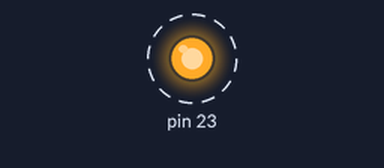
A sketch run on a simulated Arduino Uno, built with avr-gcc and run on an emulated ATmega328P. Shown: output pins drawn as LEDs (lit = HIGH). Dashed ring = blinking.

Above: at 0.5 s.
Timing chart, 0 to 4.6 s (numbered marks = the images above):
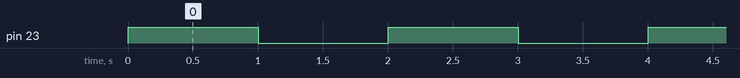

The sketch:

asm-inline-blink-improved.ino
```cpp
/**
 * ASM Inline Blink Improved
 *
 * I improved the previous inline-blink sketch
 * by implementing the SBI and CBI opcodes.
 *
 * These allow for single bit manipulation
 * with only a single opcode mneumonic.
 *
 * Author: Jazer Barclay
 */

// Setup Function (Runs once at the start)
void setup() {

  // First we must set the "pinMode".
  // I improved this by using SBI to set bit 7 in DDRB

  asm volatile (
    "sbi 0x04,7 ; Set bit 7 in io register 4 (DDRB) \n"
  );

}

// Main Loop (Repeats forever)
void loop() {

  // Now we need to set the pin high by writing to the port register
  asm volatile (
    "sbi 0x05,7 ; Set bit 7 in io register 5 (PORTB) to 1 \n"
  );

  // Wait 1 second using the C function delay()
  delay(1000);

  // We can set the LED low by clearing the value we write to DDRB
  asm volatile (
    "cbi 0x05,7 ; Clear bit 7 in io register 5 (PORTB) to 0 \n"
  );

  // Wait 1 second using the C function delay()
  delay(1000);

} // END OF LOOP (Returns to start of loop)
```

Measured:
- by itself, pin 23: alternates HIGH for 1.0 s and LOW for 1.0 s
